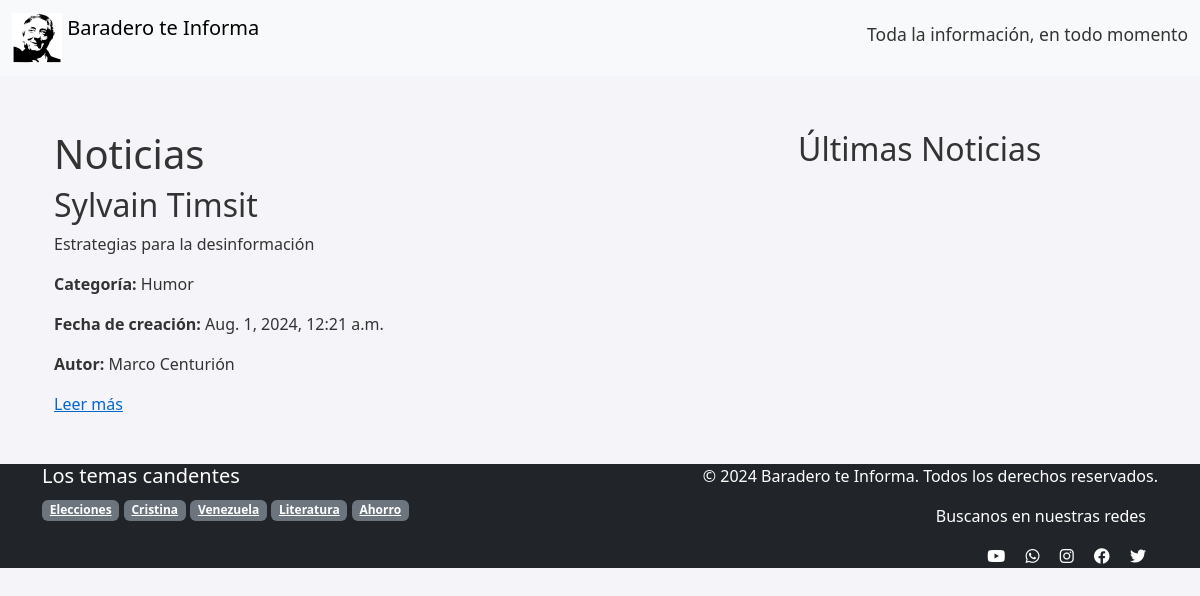
/noticias/tag/cristina/, run on the app's committed database.
### noticias/models.py (models this page shows, shortened)
class Noticia(models.Model):
    titulo = models.CharField(max_length=200)
    resumen = models.TextField()
    contenido = models.TextField(null=True, blank=True)
    archivo_texto = models.FileField(upload_to='textos/', null=True, blank=True)
    categoria = models.ForeignKey(Categoria, on_delete=models.CASCADE)
    tags = models.ManyToManyField(Tag, related_name='noticias')
    fecha_creacion = models.DateTimeField(auto_now_add=True)
    nombre_usuario = models.CharField(max_length=100)
    apellido_usuario = models.CharField(max_length=100)

class Categoria(models.Model):
    nombre = models.CharField(max_length=100)
    slug = models.SlugField(max_length=100, unique=True, blank=True)

class Tag(models.Model):
    name = models.CharField(max_length=100, unique=True)
    slug = models.SlugField(max_length=100, unique=True, blank=True)

### noticias/views.py (the view)
# urls.py: path('tag/<slug:slug>/', noticias_por_tag, name='tag'),
def noticias_por_tag(request, slug):
    tag = Tag.objects.get(slug=slug)
    noticias = Noticia.objects.filter(tags=tag)
    categorias = Categoria.objects.all()
    tags = Tag.objects.all()
    return render(request, 'noticias/listar_noticias.html', {
        'noticias': noticias,
        'categorias': categorias,
        'tags': tags,
        'current_year': timezone.now().year,
    })

### noticias/templates/noticias/listar_noticias.html (shortened to what this page needs)
{% extends 'noticias/base.html' %}
{% block content %}
<div class="container" style="margin-top: 60px;">
    <div class="row">
        <div class="col-md-8">
            <h1>Noticias</h1>
            <div class="noticias">
                {% for noticia in noticias %}
                    <div class="noticia">
                        <h2>{{ noticia.titulo }}</h2>
                        <p>{{ noticia.resumen }}</p>
                        <p><strong>Categoría:</strong> {{ noticia.categoria.nombre }}</p>
                        <p><strong>Fecha de creación:</strong> {{ noticia.fecha_creacion }}</p>
			<p><strong>Autor:</strong> {{ noticia.nombre_usuario }} {{ noticia.apellido_usuario }}</p>
                        <a href="{% url 'noticias:detalle_noticia' noticia.id %}">Leer más</a>
                    </div>
                {% endfor %}
            </div>
        </div>
        <div class="col-md-4">
            <h2>Últimas Noticias</h2>
        </div>
    </div>
</div>
{% endblock %}

### noticias/templates/noticias/base.html (shortened to what this page needs)
{% load static %}
<!DOCTYPE html>
<html lang="es">
<head>
    {% load bootstrap5 %}
    {% bootstrap_css %}
    <link rel="stylesheet" href="{% static 'css/styles.css' %}">
    <link rel="stylesheet" href="https://cdnjs.cloudflare.com/ajax/libs/font-awesome/6.0.0-beta3/css/all.min.css">
</head>
<body>
<nav class="navbar navbar-expand-lg navbar-light bg-light fixed-top">
       <div class="container-fluid">
            <a class="navbar-brand" href="#">
                <img src="{% static 'images/nestor1.png' %}" alt="Logo" width="50" height="50" class="d-inline-block align-top">
                Baradero te Informa
            </a>
            <h5><small>Toda la información, en todo momento</small></h5>
    </div>
    </nav>
    <div class="container mt-4">
        {% block content %}
        {% endblock %}
    </div>
    <footer class="bg-dark text-white mt-5">
        <div class="container py:-4">
            <div class="row">
                <div class="col-md-6">
                    <h5>Los temas candentes</h5>
                    <div class="tag-cloud">
                        {% for tag in tags %}
                            <a href="{% url 'noticias:tag' tag.slug %}" class="badge bg-secondary">{{ tag.name }}</a>
                        {% endfor %}
                   </div>
                </div>
                <div class="col-md-6 text-md-end">
	<p>&copy; {{ current_year }} Baradero te Informa. Todos los derechos reservados.</p>
	<div class="container">
        <p>Buscanos en nuestras redes</p>
	<a href="https://www.youtube.com/aulavirtual" class="text-white me-3"><i class="fab fa-youtube"></i></a>
        <a href="https://wa.me/3329554222" class="text-white me-3"><i class="fab fa-whatsapp"></i></a>
        <a href="https://www.instagram.com/Baraderoteinforma" class="text-white me-3"><i class="fab fa-instagram"></i></a>
        <a href="https://www.facebook.com/baraderoteinforma" class="text-white me-3"><i class="fab fa-facebook"></i></a>
        <a href="https://twitter.com/bti" class="text-white"><i class="fab fa-twitter"></i></a>
        </div>
	</div>
        </div>
        </div>
    </footer>
</body>
</html>

### noticias/static/css/styles.css (style rules this page uses)
body { background-color: #f4f4f9; color: #333; }
.navbar { background-color: #0066cc; position: fixed; top: 0; width: 100%; z-index: 1000; }
footer { background-color: #003366; color: white; }
a { color: #0066cc; }
body { padding-top: 70px; }

### data on the page
Noticia: titulo "Sylvain Timsit", resumen "Estrategias para la desinformación", categoria.nombre "Humor", fecha_creacion "Aug. 1, 2024, 12:21 a.m.", nombre_usuario "Marco", apellido_usuario "Centurión"
Tag: name "Elecciones"
Tag: name "Cristina"
Tag: name "Venezuela"
Tag: name "Literatura"
Tag: name "Ahorro"
